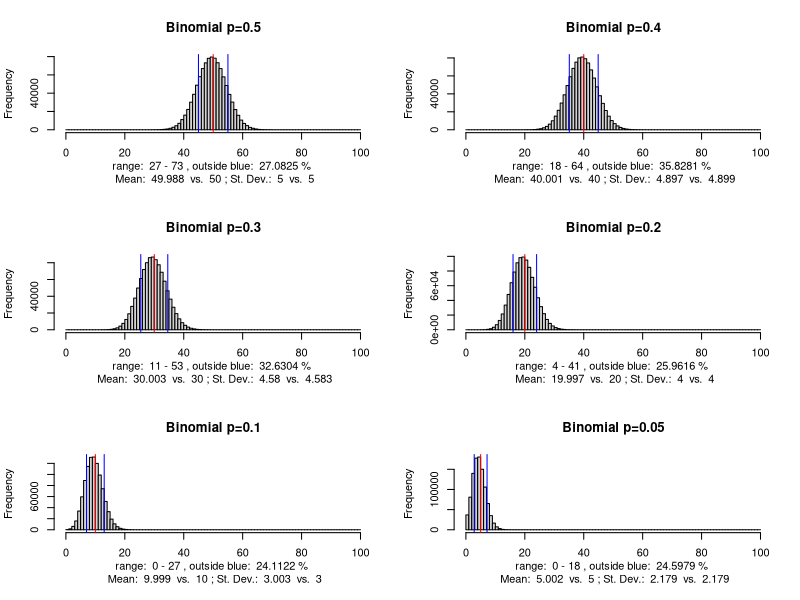
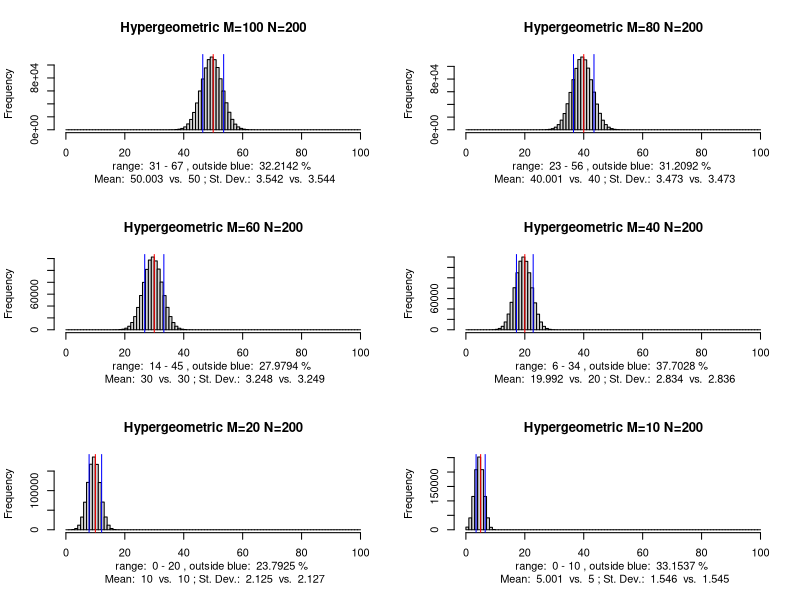
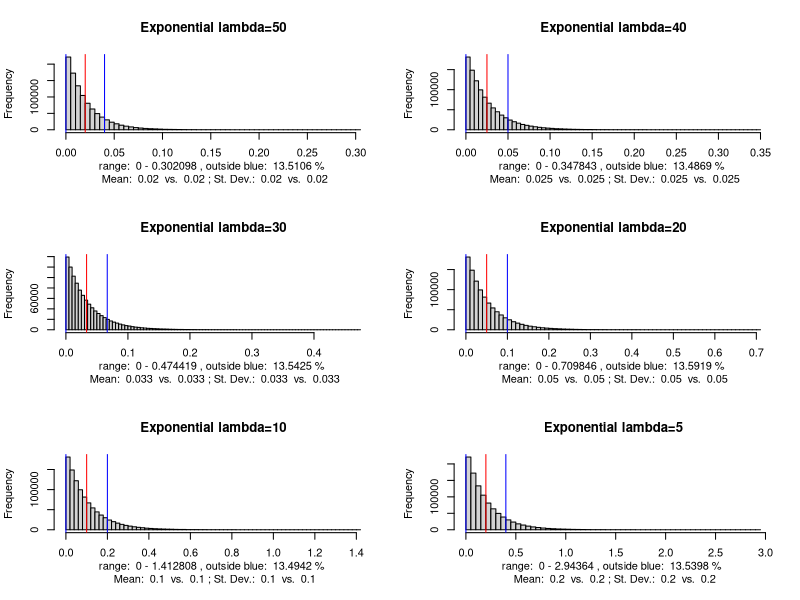

These charts were generated, in order, by the following R code:
## ---- chunk 1
#options(width = 120)
knitr::opts_chunk$set(fig.width=10,fig.height=10,fig.align='center')
## ---- chunk 2
set.seed(31102022)
n.simulations <- 1e6
## ---- chunk 3
num.attempts <- 20
simulate.game <- function(outcomes,probabilities,reps=10^(1:5)){
  for(repetitions in reps){
    total.in.game.runs <- replicate(num.attempts,
                                sum(sample(outcomes,repetitions,TRUE,probabilities)))
    cat(paste0("The total gain in ",as.integer(repetitions)," plays may be:\n"))
    cat(total.in.game.runs)
    cat("\n\n")
  }
}
## ---- chunk 4
outcomes.1 <- c(-1,1)
probs.1 <- c(0.5,0.5)
cat(paste("Expectation in Game 1 is",sum(outcomes.1*probs.1)))
simulate.game(outcomes.1,probs.1)
## ---- chunk 5
outcomes.3 <- c(-999,1)
probs.3 <- c(0.001,0.999)
cat(paste("Expectation in Game 3 is",sum(outcomes.3*probs.3)))
simulate.game(outcomes.3,probs.3)
## ---- chunk 6
x<-c(0,1,2,3)
p<-c(0.125,0.375,0.375,0.125)
(EX <- sum(x*p))
sum((x-EX)^2*p)
sum(x^2*p) - (EX)^2
## ---- chunk 7
sample.example <- sample(x,n.simulations,replace=TRUE,prob=p)
mean(sample.example)
var(sample.example)
## ---- chunk 8
population.size <- 1e4
population.IQ <- rnorm(population.size,100,15)
cat(paste0("Population IQ expectation: ",mean(population.IQ),
           "\n Population IQ variance: ",var(population.IQ),
           "\n Population IQ standard deviation: ",sd(population.IQ)))
## ---- chunk 9
small.sample.size <- 20
for(i in 1:5){
  sample.IQ <- sample(population.IQ,small.sample.size,replace=FALSE)
  cat(paste0("Sample IQ expectation: ",mean(sample.IQ),"\n",
             "Sample IQ variance: ",var(sample.IQ),"\n",
             "Sample IQ standard deviation: ",sd(sample.IQ),"\n\n"))
}
## ---- chunk 10
# this simulation is slow as it is not implemented efficiently!
n.sim <- 1e4
cat(paste0("The variance of the mean for a small sample is: ",
           small.sample.size *
             var(replicate(n.sim,mean(sample(population.IQ,small.sample.size,replace=FALSE)))),"\n"))

large.sample.size <- population.size/2
cat(paste0("The variance of the mean for a large sample is: ",
           large.sample.size *
             var(replicate(n.sim,mean(sample(population.IQ,large.sample.size,replace=FALSE)))),"\n"))
## ---- chunk 11
prob <- c(0.5,0.4,0.3,0.2,0.1,0.05)
size <- 100
population <- 200
## ---- chunk 12
par(mfrow=c(3,2))
for (p in prob){
  binom.mean <- size*p
  binom.std <- sqrt(size*p*(1-p))
  bounds <- binom.mean + c(-1,0,1)*binom.std
  sample <- rbinom(n.simulations,size,p)
  hist(sample,breaks=0:size,main=paste("Binomial p=",p,sep=""),
       xlab=paste("range: ",paste0(range(sample),collapse=" - "),
                  ", outside blue: ",
                  length(sample[sample<bounds[1] | sample>bounds[3]])/n.simulations*100,
                  "%","\n",
                  "Mean: ",round(mean(sample),digits=3)," vs. ",
                  round(bounds[2],digits=3),
                  "; St. Dev.: ",round(sd(sample),digits=3)," vs. ",
                  round(bounds[3]-bounds[2],digits=3)));
  abline(v=bounds[2],col="red");
  abline(v=bounds[1],col="blue");abline(v=bounds[3],col="blue")
}
## ---- chunk 13
par(mfrow=c(3,2))
for (p in prob){
  hg.mean <- size*p
  hg.std <- sqrt(size*p*(1-p)*(1-(size-1)/(population-1)))
  bounds <- hg.mean + c(-1,0,1)*hg.std
  sample <- rhyper(n.simulations,p*population,(1-p)*population,size)
  hist(sample,breaks=0:size,
       main=paste("Hypergeometric M=",p*population," N=",population,sep=""),
       xlab=paste("range: ",paste0(range(sample),collapse=" - "),
                  ", outside blue: ",
                  length(sample[sample<bounds[1] | sample>bounds[3]])/n.simulations*100,
                  "%","\n",
                  "Mean: ",round(mean(sample),digits=3)," vs. ",
                  round(bounds[2],digits=3),
                  "; St. Dev.: ",round(sd(sample),digits=3)," vs. ",
                  round(bounds[3]-bounds[2],digits=3)));
  abline(v=bounds[2],col="red");
  abline(v=bounds[1],col="blue");abline(v=bounds[3],col="blue")
}
## ---- chunk 14
lambda <- prob*size
par(mfrow=c(3,2))
for (l in lambda){
  exp.mean <- 1/l
  exp.std <- 1/l
  bounds <- exp.mean + c(-1,0,1)*exp.std
  sample <- rexp(n.simulations,l)
  range.sample <- range(sample)
  hist(sample,breaks=round(5*(range.sample[2]-range.sample[1])/exp.std),
       main=paste("Exponential lambda=",l,sep=""),
       xlab=paste("range: ",paste0(round(range.sample,digits=6),collapse=" - "),
                  ", outside blue: ",
                  length(sample[sample<bounds[1] | sample>bounds[3]])/n.simulations*100,
                  "%","\n",
                  "Mean: ",round(mean(sample),digits=3)," vs. ",
                  round(bounds[2],digits=3),
                  "; St. Dev.: ",round(sd(sample),digits=3)," vs. ",
                  round(bounds[3]-bounds[2],digits=3)));
  abline(v=bounds[2],col="red");
  abline(v=bounds[1],col="blue");abline(v=bounds[3],col="blue")
}
## ---- chunk 15
X <- rpois(n.simulations,2) 
# random values from a Poisson distribution, for no particular reason
Y <- rpois(n.simulations,3)
Z <- 2*X
W <- X+Y
U <- Z+W
my.format <- function(data){
  paste(
    paste0("mean ",round(mean(data),digits=2),","),
    paste0("variance  ",round(var(data),digits=1),","),
    paste0("std ",round(sd(data),digits=3)),
    sep="\t\t")
}
cat(paste0(
  paste0("X:     ",my.format(X),"\n"),
  paste0("Y:     ",my.format(Y),"\n"),
  paste0("Z=2X:  ",my.format(Z),"\n"),
  paste0("W=X+Y: ",my.format(W),"\n"),
  paste0("U=Z+W: ",my.format(U),"\n")
))
